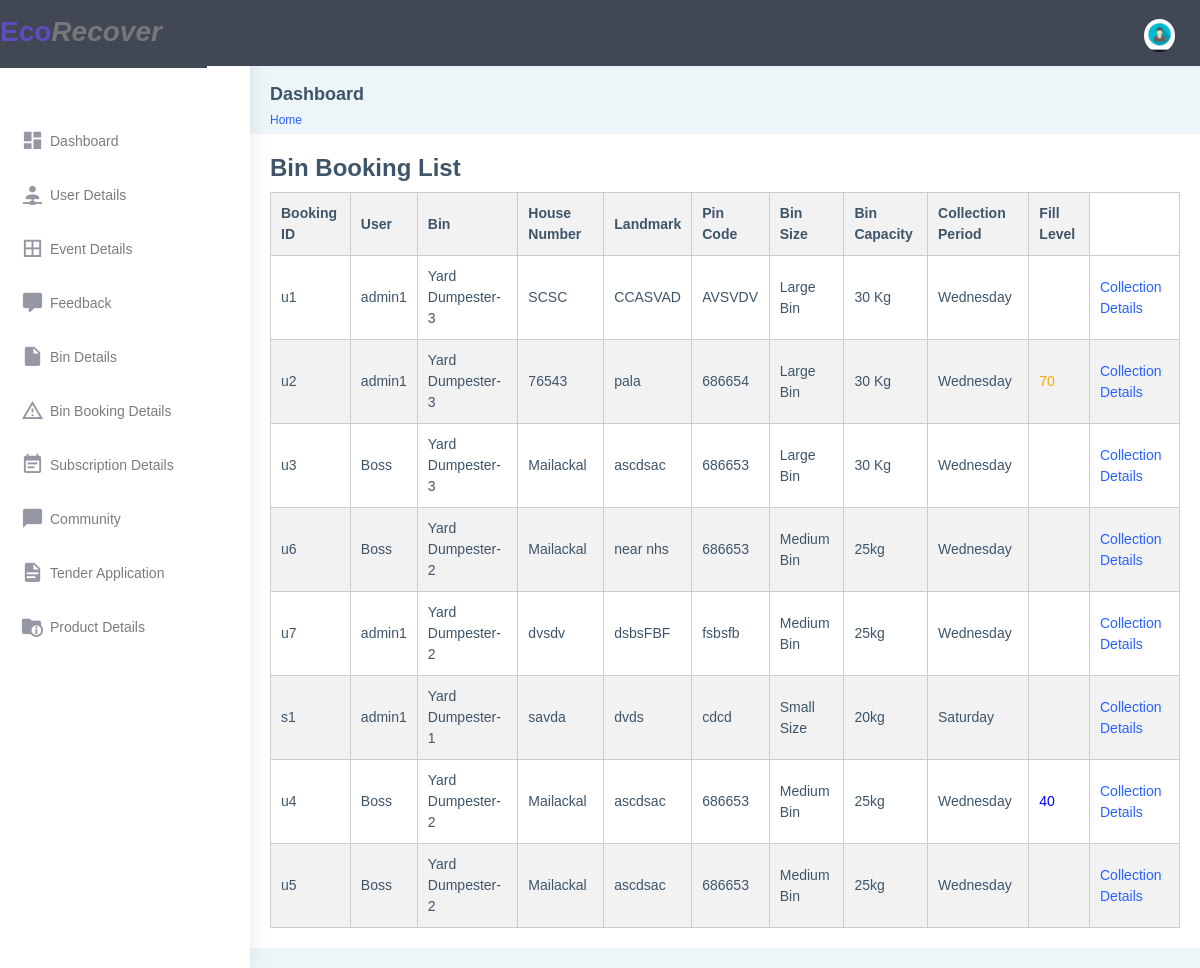
Page /bin_booking_list/ (signed in) on the earlier database version.
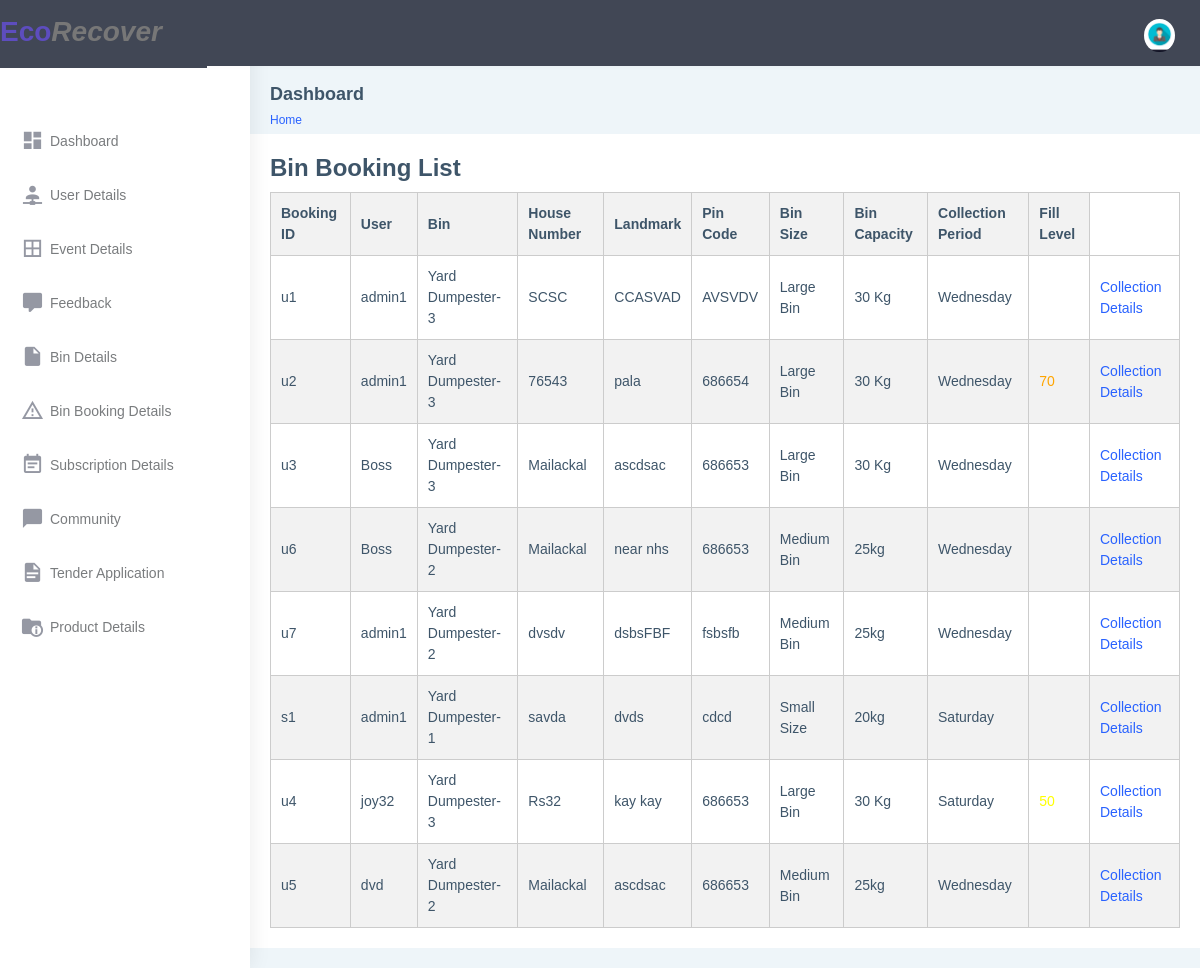
Same page on the later database version.
### app32/models.py (models this page shows, shortened)
class BinBooking(models.Model):
    user = models.ForeignKey(User, on_delete=models.CASCADE)
    bin = models.ForeignKey(Bin, on_delete=models.CASCADE, related_name='bookings')
    house_number = models.CharField(max_length=50)
    landmark = models.CharField(max_length=100, default=None)  # New field for nearby landmark
    pin_code = models.CharField(max_length=10)
    bin_size = models.CharField(max_length=20)
    bin_capacity = models.CharField(max_length=20)
    collection_period = models.CharField(max_length=20, default=None)  # New field for collection period
    booking_id = models.CharField(primary_key=True,max_length=5)  # New field for booking ID

class Bin(models.Model):
    bin_id = models.CharField(max_length=20, primary_key=True)  # Set as primary key
    title = models.CharField(max_length=100)
    size = models.CharField(max_length=50)
    capacity = models.CharField(max_length=50)
    description = models.TextField()
    image = models.ImageField(upload_to='event_images/', blank=True, null=True)
    number_of_bins = models.PositiveIntegerField(default=0)
    from django.db import models

class BookedBinStatus(models.Model):
    status_id = models.AutoField(primary_key=True)
    booking = models.ForeignKey('BinBooking', on_delete=models.CASCADE, related_name='statuses')
    fill_level = models.PositiveIntegerField(choices=[(20, '20%'), (40, '40%'), (50, '50%'), (70, '70%'), (90, '90%')], null=True)
    created_at = models.DateTimeField(auto_now_add=True)
    updated_at = models.DateTimeField(auto_now=True)

### app32/views.py (the view)
# urls.py: path('bin_booking_list/', views.bin_booking_list, name='bin_booking_list'),
@never_cache
@login_required(login_url='loginn')
def bin_booking_list(request):
    bin_bookings = BinBooking.objects.all()
    context = {'bin_bookings': bin_bookings}
    return render(request, 'admin/bin_booking_list.html', context)

### templates/admin/bin_booking_list.html (shortened to what this page needs)
{% extends 'base.html' %}
{% load static %}
{% block content %}
                        <head>
                        </head>
<body>
    <h1>Bin Booking List</h1>
    <table>
        <thead>
            <tr>
                <th>Booking ID</th>
                <th>User</th>
                <th>Bin</th>
                <th>House Number</th>
                <th>Landmark</th>
                <th>Pin Code</th>
                <th>Bin Size</th>
                <th>Bin Capacity</th>
                <th>Collection Period</th>
                <th>Fill Level</th>
            </tr>
        </thead>
        <tbody>
            {% for booking in bin_bookings %}
                <tr>
                    <td>{{ booking.booking_id }}</td>
                    <td>{{ booking.user.username }}</td>
                    <td>{{ booking.bin.title }}</td>
                    <td>{{ booking.house_number }}</td>
                    <td>{{ booking.landmark }}</td>
                    <td>{{ booking.pin_code }}</td>
                    <td>{{ booking.bin_size }}</td>
                    <td>{{ booking.bin_capacity }}</td>
                    <td>{{ booking.collection_period }}</td>
                    <td>
                        {% for status in booking.statuses.all %}
                            {% with fill_level=status.fill_level %}
                                <span class="{% if fill_level == 20 %}fill-green{% elif fill_level == 40 %}fill-blue{% elif fill_level == 50 %}fill-yellow{% elif fill_level == 70 %}fill-orange{% elif fill_level == 90 %}fill-red{% endif %}">
                                    {{ status.fill_level }}
                                </span>{% if not forloop.last %}, {% endif %}
                            {% endwith %}
                        {% endfor %}
                    </td>
                <td>
                    {% if booking.booking_id %}
                    <a href="{% url 'bin_waste_collection' booking.booking_id %}">Collection Details</a>
                                    {% else %}
                        Booking ID not available
                    {% endif %}
                </td>
                </tr>
                {% empty %}
            <tr>
                <td colspan="10">No bookings at this time.</td>
            </tr>
            {% endfor %}
        </tbody>
    </table>
</body>
</div>
</div>
</div>
</html>
{% endblock content %}

Differences in the rows shown:
changed BookedBinStatus (number 2 of 2 on the later page): fill_level "40" → "50"
Other differences:
{{ booking.user.username }}: "Boss" → "joy32"
{{ booking.bin.title }}: "Yard Dumpester-2" → "Yard Dumpester-3"
{{ booking.house_number }}: "Mailackal" → "Rs32"
{{ booking.landmark }}: "ascdsac" → "kay kay"
{{ booking.bin_size }}: "Medium Bin" → "Large Bin"
{{ booking.bin_capacity }}: "25kg" → "30 Kg"
{{ booking.collection_period }}: "Wednesday" → "Saturday"
{{ booking.user.username }}: "Boss" → "dvd"
